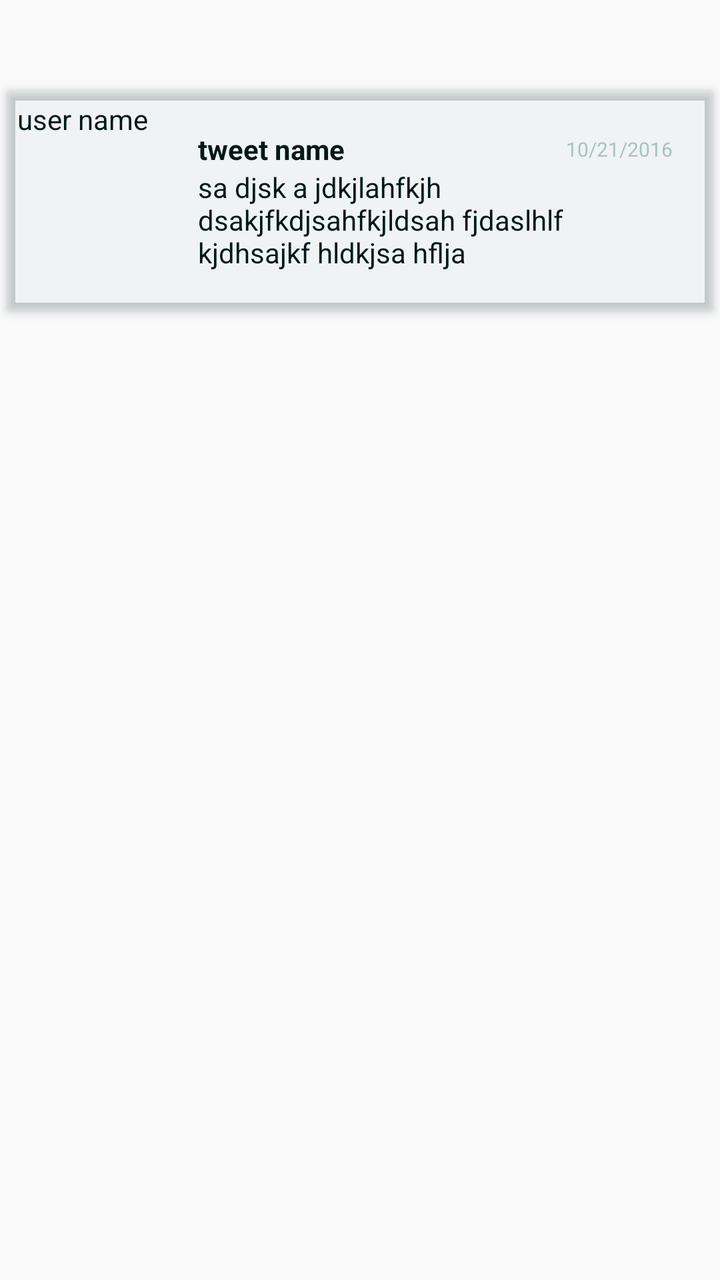
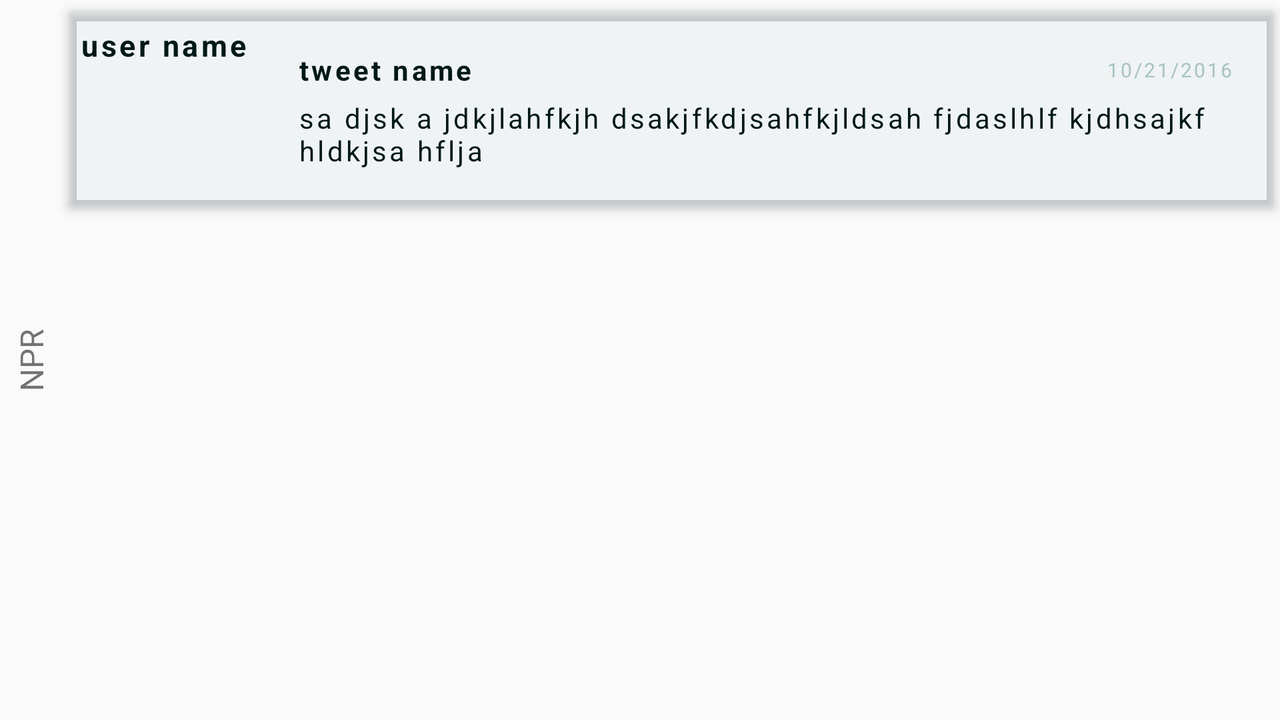

Compare how this app lays out the same screen by default and in its alternative resource folder. The renders come first, then the two layout files and the values they reference.
<!-- AndroidManifest.xml: application theme AppTheme -->
<!-- res/layout/cardview_twitter.xml -->
<?xml version="1.0" encoding="utf-8"?>
<LinearLayout xmlns:android="http://schemas.android.com/apk/res/android"
    xmlns:card_view="http://schemas.android.com/apk/res-auto"
    android:layout_width="match_parent"
    android:layout_height="wrap_content"
    android:orientation="vertical"
    android:scrollbarAlwaysDrawHorizontalTrack="true">

     <TextView
         android:id="@+id/section_header_twitter"
         android:layout_width="match_parent"
         android:layout_height="wrap_content"
         android:gravity="center_horizontal"
         android:textSize="16sp"
         android:padding="6dp"
         android:layout_marginBottom="6dp"
         android:text=""/>


    <android.support.v7.widget.CardView
        android:layout_width="match_parent"
        android:layout_height="wrap_content"
        card_view:cardBackgroundColor="@color/OpaqueLightBlue"
        card_view:cardElevation="3dp"
        card_view:cardUseCompatPadding="true"
        card_view:theme="@style/Base.Theme.AppCompat.Light">


        <LinearLayout
            android:layout_width="match_parent"
            android:layout_height="wrap_content"
            android:orientation="horizontal">

            <LinearLayout
                android:layout_width="wrap_content"
                android:layout_height="wrap_content"
                android:orientation="vertical"
                android:layout_margin="5dp">

                <TextView
                    android:id="@+id/user_twitter"
                    android:layout_width="wrap_content"
                    android:layout_height="wrap_content"
                    android:layout_marginBottom="5dp"
                    android:text="user name"
                    android:textColor="@color/DarkBlue"
                    android:layout_gravity="center_horizontal"/>

                <ImageView
                    android:id="@+id/url_twitter"
                    android:layout_width="60dp"
                    android:layout_height="60dp"
                    android:layout_gravity="center_vertical"
                    android:src="@android:drawable/sym_def_app_icon" />

            </LinearLayout>

            <LinearLayout
                android:layout_width="match_parent"
                android:layout_height="wrap_content"
                android:layout_gravity="center_vertical"
                android:layout_margin="20dp"
                android:orientation="vertical">

                <LinearLayout
                    android:layout_width="match_parent"
                    android:layout_height="wrap_content"
                    android:orientation="horizontal">

                    <TextView
                        android:id="@+id/name_twitter"
                        android:layout_width="0px"
                        android:layout_height="wrap_content"
                        android:layout_weight="0.6"
                        android:text="tweet name"
                        android:textColor="@color/DarkBlue"
                        android:textStyle="bold" />

                    <TextView
                        android:id="@+id/date_twitter"
                        android:layout_width="0px"
                        android:layout_height="wrap_content"
                        android:layout_gravity="center_vertical"
                        android:layout_weight="0.2"
                        android:alpha="0.5"
                        android:gravity="end"
                        android:text="10/21/2016"
                        android:textColor="@color/LightBlue"
                        android:textSize="10dp" />

                </LinearLayout>

                <TextView
                    android:id="@+id/tweet_twitter"
                    android:layout_width="wrap_content"
                    android:layout_height="wrap_content"
                    android:text="sa djsk a jdkjlahfkjh dsakjfkdjsahfkjldsah fjdaslhlf kjdhsajkf hldkjsa hflja"
                    android:textColor="@color/DarkBlue" />

            </LinearLayout>
        </LinearLayout>

    </android.support.v7.widget.CardView>


</LinearLayout>
<!-- resources referenced by this layout -->
<resources>
  <color name="DarkBlue">#001818</color>
  <color name="LightBlue">#609090</color>
  <color name="OpaqueLightBlue">#11609090</color>
  <style name="AppTheme" parent="Theme.AppCompat.Light.DarkActionBar">
          
          <item name="colorPrimary">@color/colorPrimary</item>
          <item name="colorPrimaryDark">@color/colorPrimaryDark</item>
          <item name="colorAccent">@color/colorAccent</item>
      </style>
  <color name="colorPrimary">#212121</color>
  <color name="colorPrimaryDark">#424242</color>
  <color name="colorAccent">#FF4081</color>
</resources>
<!-- res/layout-land/cardview_twitter.xml (the author's variant of the layout above) -->
<!-- drawn on the phone turned sideways -->
<?xml version="1.0" encoding="utf-8"?>
<LinearLayout xmlns:android="http://schemas.android.com/apk/res/android"
    xmlns:card_view="http://schemas.android.com/apk/res-auto"
    android:layout_width="match_parent"
    android:layout_height="wrap_content"
    android:orientation="vertical"
    android:scrollbarAlwaysDrawHorizontalTrack="true">

    <LinearLayout
        android:layout_width="match_parent"
        android:layout_height="match_parent"
        android:orientation="horizontal">

        <TextView
            android:id="@+id/section_header_npr"
            android:layout_width="wrap_content"
            android:layout_height="match_parent"
            android:gravity="center_vertical"
            android:rotation="-90"
            android:text="NPR"
            android:textDirection="firstStrong"
            android:textSize="16sp" />


        <android.support.v7.widget.CardView
            android:layout_width="wrap_content"
            android:layout_height="wrap_content"
            card_view:cardBackgroundColor="@color/OpaqueLightBlue"
            card_view:cardElevation="3dp"
            card_view:cardUseCompatPadding="true"
            card_view:theme="@style/Base.Theme.AppCompat.Light">


            <LinearLayout
                android:layout_width="wrap_content"
                android:layout_height="wrap_content"
                android:orientation="horizontal">

                <LinearLayout
                    android:layout_width="wrap_content"
                    android:layout_height="wrap_content"
                    android:layout_gravity="center_vertical"
                    android:layout_margin="5dp"
                    android:orientation="vertical">

                    <TextView
                        android:id="@+id/user_twitter"
                        android:layout_width="wrap_content"
                        android:layout_height="wrap_content"
                        android:layout_gravity="center_horizontal"
                        android:layout_marginBottom="5dp"
                        android:letterSpacing="0.1"
                        android:text="user name"
                        android:textColor="@color/DarkBlue"
                        android:textSize="15dp"
                        android:textStyle="bold" />

                    <ImageView
                        android:id="@+id/url_twitter"
                        android:layout_width="60dp"
                        android:layout_height="60dp"
                        android:layout_gravity="center_vertical"
                        android:src="@android:drawable/sym_def_app_icon" />

                </LinearLayout>

                <LinearLayout
                    android:layout_width="wrap_content"
                    android:layout_height="wrap_content"
                    android:layout_gravity="center_vertical"
                    android:layout_margin="20dp"
                    android:orientation="vertical">

                    <LinearLayout
                        android:layout_width="match_parent"
                        android:layout_height="wrap_content"
                        android:layout_marginBottom="5dp"
                        android:orientation="horizontal">

                        <TextView
                            android:id="@+id/name_twitter"
                            android:layout_width="0px"
                            android:layout_height="wrap_content"
                            android:layout_weight="0.6"
                            android:letterSpacing="0.1"
                            android:text="tweet name"
                            android:textColor="@color/DarkBlue"
                            android:textStyle="bold" />

                        <TextView
                            android:id="@+id/date_twitter"
                            android:layout_width="0px"
                            android:layout_height="wrap_content"
                            android:layout_gravity="center_vertical"
                            android:layout_weight="0.2"
                            android:alpha="0.5"
                            android:gravity="end"
                            android:letterSpacing="0.1"
                            android:text="10/21/2016"
                            android:textColor="@color/LightBlue"
                            android:textSize="10dp" />

                    </LinearLayout>

                    <TextView
                        android:id="@+id/tweet_twitter"
                        android:layout_width="wrap_content"
                        android:layout_height="wrap_content"
                        android:letterSpacing="0.1"
                        android:text="sa djsk a jdkjlahfkjh dsakjfkdjsahfkjldsah fjdaslhlf kjdhsajkf hldkjsa hflja"
                        android:textColor="@color/DarkBlue" />

                </LinearLayout>
            </LinearLayout>

        </android.support.v7.widget.CardView>
    </LinearLayout>

</LinearLayout>
